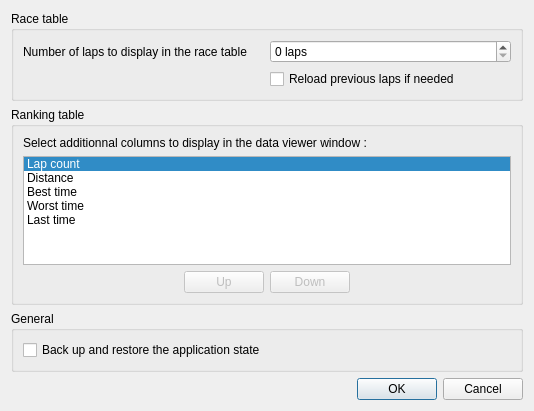
<?xml version="1.0" encoding="UTF-8"?>
<ui version="4.0">
 <class>DialogSettings</class>
 <widget class="QDialog" name="DialogSettings">
  <property name="geometry">
   <rect>
    <x>0</x>
    <y>0</y>
    <width>534</width>
    <height>411</height>
   </rect>
  </property>
  <property name="windowTitle">
   <string>Settings</string>
  </property>
  <layout class="QVBoxLayout" name="verticalLayout_4">
   <item>
    <widget class="QGroupBox" name="groupBoxRaceTable">
     <property name="title">
      <string>Race table</string>
     </property>
     <layout class="QVBoxLayout" name="verticalLayoutRaceGroup">
      <item>
       <layout class="QGridLayout" name="gridLayout">
        <item row="0" column="0">
         <widget class="QLabel" name="labelNumberOfLaps">
          <property name="text">
           <string>Number of laps to display in the race table</string>
          </property>
         </widget>
        </item>
        <item row="0" column="1">
         <widget class="QSpinBox" name="spinBoxNumberOfLaps">
          <property name="accelerated">
           <bool>true</bool>
          </property>
          <property name="suffix">
           <string> laps</string>
          </property>
          <property name="maximum">
           <number>100</number>
          </property>
         </widget>
        </item>
        <item row="1" column="1">
         <widget class="QCheckBox" name="checkBoxReloadPreviousLaps">
          <property name="text">
           <string>Reload previous laps if needed</string>
          </property>
         </widget>
        </item>
       </layout>
      </item>
     </layout>
    </widget>
   </item>
   <item>
    <widget class="QGroupBox" name="groupBoxRankingTable">
     <property name="title">
      <string>Ranking table</string>
     </property>
     <layout class="QVBoxLayout" name="verticalLayoutRankingGroup">
      <item>
       <widget class="QLabel" name="labelRankingTable">
        <property name="text">
         <string>Select additionnal columns to display in the data viewer window :</string>
        </property>
       </widget>
      </item>
      <item>
       <widget class="QListWidget" name="listWidgetRankingColumns">
        <property name="currentRow">
         <number>0</number>
        </property>
        <item>
         <property name="text">
          <string>Lap count</string>
         </property>
         <property name="checkState">
          <enum>Unchecked</enum>
         </property>
        </item>
        <item>
         <property name="text">
          <string>Distance</string>
         </property>
         <property name="checkState">
          <enum>Unchecked</enum>
         </property>
        </item>
        <item>
         <property name="text">
          <string>Best time</string>
         </property>
         <property name="checkState">
          <enum>Unchecked</enum>
         </property>
        </item>
        <item>
         <property name="text">
          <string>Worst time</string>
         </property>
         <property name="checkState">
          <enum>Unchecked</enum>
         </property>
        </item>
        <item>
         <property name="text">
          <string>Last time</string>
         </property>
         <property name="checkState">
          <enum>Unchecked</enum>
         </property>
        </item>
       </widget>
      </item>
      <item>
       <layout class="QHBoxLayout" name="horizontalLayout">
        <item>
         <spacer name="horizontalSpacerLeft">
          <property name="orientation">
           <enum>Qt::Horizontal</enum>
          </property>
          <property name="sizeHint" stdset="0">
           <size>
            <width>40</width>
            <height>20</height>
           </size>
          </property>
         </spacer>
        </item>
        <item>
         <widget class="QPushButton" name="pushButtonUP">
          <property name="enabled">
           <bool>false</bool>
          </property>
          <property name="text">
           <string>Up</string>
          </property>
         </widget>
        </item>
        <item>
         <widget class="QPushButton" name="pushButtonDown">
          <property name="enabled">
           <bool>false</bool>
          </property>
          <property name="text">
           <string>Down</string>
          </property>
         </widget>
        </item>
        <item>
         <spacer name="horizontalSpacerRight">
          <property name="orientation">
           <enum>Qt::Horizontal</enum>
          </property>
          <property name="sizeHint" stdset="0">
           <size>
            <width>40</width>
            <height>20</height>
           </size>
          </property>
         </spacer>
        </item>
       </layout>
      </item>
     </layout>
    </widget>
   </item>
   <item>
    <widget class="QGroupBox" name="groupBoxGeneral">
     <property name="title">
      <string>General</string>
     </property>
     <layout class="QVBoxLayout" name="verticalLayoutGeneralGroup">
      <item>
       <widget class="QCheckBox" name="checkBoxBackUpRestoreState">
        <property name="text">
         <string>Back up and restore the application state</string>
        </property>
       </widget>
      </item>
     </layout>
    </widget>
   </item>
   <item>
    <widget class="QDialogButtonBox" name="buttonBox">
     <property name="orientation">
      <enum>Qt::Horizontal</enum>
     </property>
     <property name="standardButtons">
      <set>QDialogButtonBox::Cancel|QDialogButtonBox::Ok</set>
     </property>
    </widget>
   </item>
  </layout>
 </widget>
 <resources/>
 <connections>
  <connection>
   <sender>buttonBox</sender>
   <signal>accepted()</signal>
   <receiver>DialogSettings</receiver>
   <slot>accept()</slot>
   <hints>
    <hint type="sourcelabel">
     <x>248</x>
     <y>254</y>
    </hint>
    <hint type="destinationlabel">
     <x>157</x>
     <y>274</y>
    </hint>
   </hints>
  </connection>
  <connection>
   <sender>buttonBox</sender>
   <signal>rejected()</signal>
   <receiver>DialogSettings</receiver>
   <slot>reject()</slot>
   <hints>
    <hint type="sourcelabel">
     <x>316</x>
     <y>260</y>
    </hint>
    <hint type="destinationlabel">
     <x>286</x>
     <y>274</y>
    </hint>
   </hints>
  </connection>
 </connections>
</ui>
